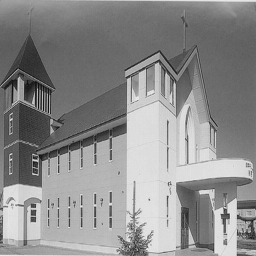
#> input picture kmeans_cluster/House256.bmp, 256 x 256 px, found by its file name
$ jupyter execute Kmeans_img_sigmentation.ipynb
#> lines starting #> are read from the running program, lines starting #| are printed output that depends on the picture
[cell 1]
import numpy as np
import matplotlib.pyplot as plt
import cv2
from sklearn.cluster import KMeans

[cell 2]
path='/Users/kuangtinghsiao/python/CVMalason100/House256.bmp'
img = cv2.imread(path, cv2.IMREAD_GRAYSCALE)
#> img is the input picture: shape (256, 256); min 10, max 238, mean 140.4
print(img.shape)
#| (256, 256)
plt.imshow(img, cmap='gray')

[cell 3]
# normalize img
img_nor=img/255
#reshape img
img_nor=img_nor.reshape(img.shape[0]*img.shape[1],)
print('shape of img = {}'.format(img_nor.shape))
#| shape of img = (65536,)

[cell 4]
#觀察柱狀圖分佈
plt.hist(img_nor, 255)
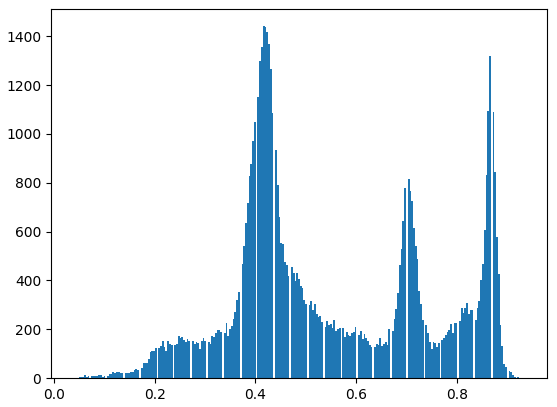
#> figure drawn by matplotlib, 1 panel; tallest bar 1441 high, from x = 0.414 to 0.418

[cell 5]
#kmeans cluster

cluster_number=[3,5,9]
img_new={}
for number in cluster_number:
    kmean = KMeans(number)
    kmean.fit(img_nor.reshape(-1,1))
    img_new[number]=kmean.cluster_centers_[kmean.predict(img_nor.reshape(-1,1))]

    #plot histogram
    plt.hist(img_new[number], 255, label=number)
    plt.legend()
    plt.title('Histgram of different cluster number')
    plt.ylabel('Amount')
#> after the loop, img_new = 3 items
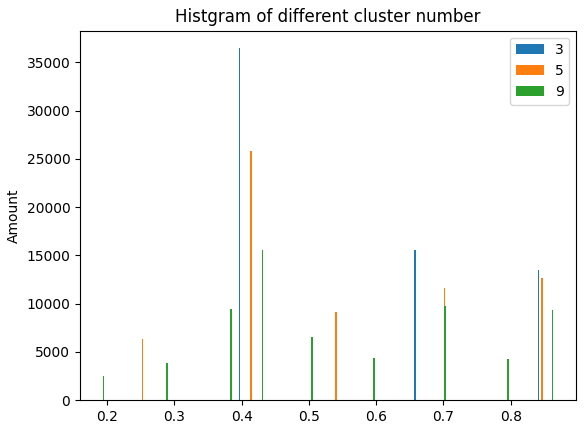
#> figure drawn by matplotlib, 1 panel; tallest bar 36474 high, from x = 0.396 to 0.398; tallest bar 25818 high, from x = 0.413 to 0.415; tallest bar 15514 high, from x = 0.43 to 0.432

[cell 6]
cluster_number=[3,5,9]
#plot

for number in cluster_number:
    img_new[number]= img_new[number]*255
    img_new[number]= img_new[number].reshape(img.shape[0], img.shape[1])

[cell 7]
fig, axes= plt.subplots(2,2)
axes[0,0].imshow(img, cmap='gray')
axes[0,1].imshow(img_new[3], cmap='gray')
axes[1,0].imshow(img_new[5], cmap='gray')
axes[1,1].imshow(img_new[9], cmap='gray')
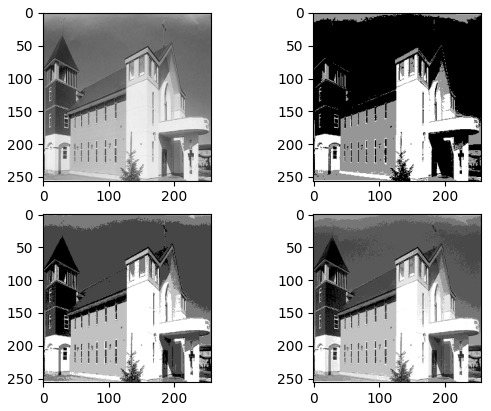
#> figure drawn by matplotlib, 4 panels
